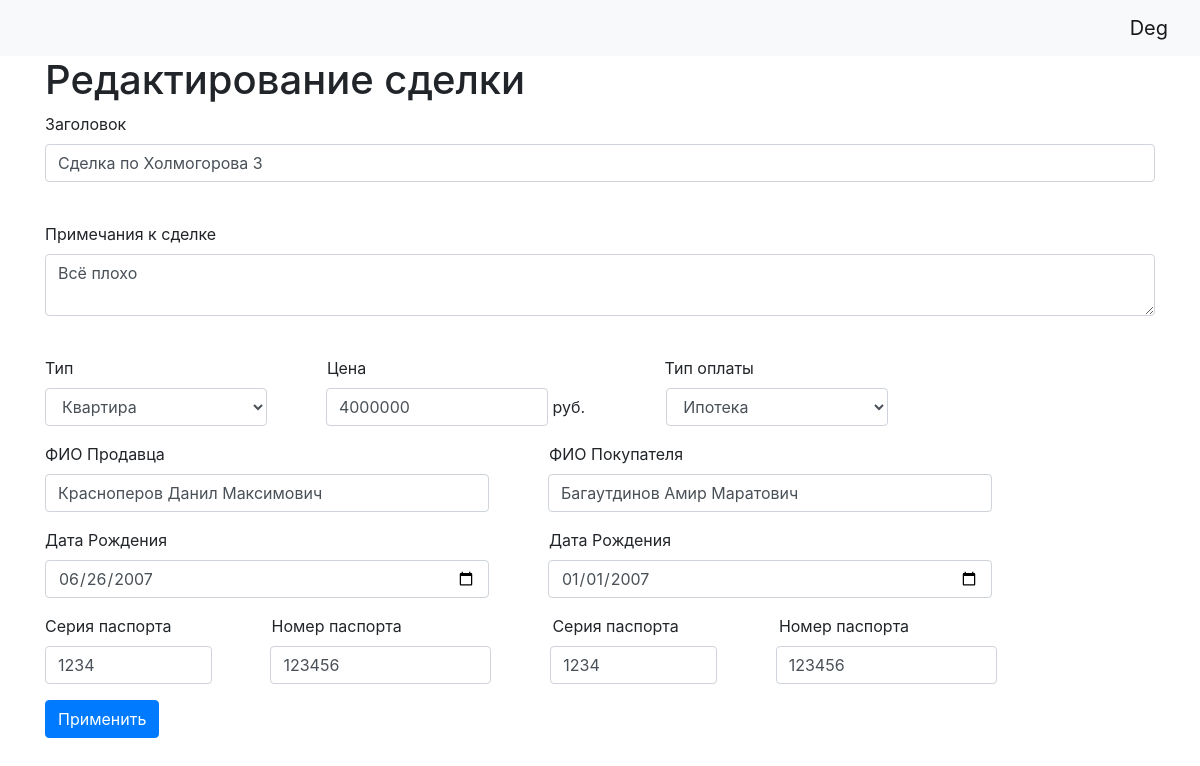
The app's page /cdel/1 (signed in) with its own data.
### data/users.py (models this page shows, shortened)
class User(SqlAlchemyBase, UserMixin, SerializerMixin):
    __tablename__ = 'users'
    id = sqlalchemy.Column(sqlalchemy.Integer,
                           primary_key=True, autoincrement=True)
    name = sqlalchemy.Column(sqlalchemy.String, nullable=True)
    about = sqlalchemy.Column(sqlalchemy.String, nullable=True)
    email = sqlalchemy.Column(sqlalchemy.String,
                              index=True, unique=True, nullable=True)
    hashed_password = sqlalchemy.Column(sqlalchemy.String, nullable=True)
    created_date = sqlalchemy.Column(sqlalchemy.DateTime,
                                     default=datetime.datetime.now)
    cdel = orm.relationship("CDEL", back_populates='user')

### data/cdel.py (models this page shows)
class CDEL(SqlAlchemyBase):
    __tablename__ = 'cdel'
    id = sqlalchemy.Column(sqlalchemy.Integer,
                           primary_key=True, autoincrement=True)
    title = sqlalchemy.Column(sqlalchemy.String, nullable=True)
    content = sqlalchemy.Column(sqlalchemy.String, nullable=True)
    created_date = sqlalchemy.Column(sqlalchemy.DateTime,
                                     default=datetime.datetime.now)
    is_private = sqlalchemy.Column(sqlalchemy.Boolean, default=True)
    typef = sqlalchemy.Column(sqlalchemy.String, nullable=True)
    price = sqlalchemy.Column(sqlalchemy.Integer, nullable=True)
    price_type = sqlalchemy.Column(sqlalchemy.String, nullable=True)
    pr_fio = sqlalchemy.Column(sqlalchemy.String, nullable=True)
    po_fio = sqlalchemy.Column(sqlalchemy.String, nullable=True)
    pr_data = sqlalchemy.Column(sqlalchemy.DateTime, nullable=True)
    po_data = sqlalchemy.Column(sqlalchemy.DateTime, nullable=True)
    pr_cer = sqlalchemy.Column(sqlalchemy.Integer, nullable=True)
    pr_no = sqlalchemy.Column(sqlalchemy.Integer, nullable=True)
    po_cer = sqlalchemy.Column(sqlalchemy.Integer, nullable=True)
    po_no = sqlalchemy.Column(sqlalchemy.Integer, nullable=True)
    user_id = sqlalchemy.Column(sqlalchemy.Integer,
                                sqlalchemy.ForeignKey("users.id"))
    user = orm.relationship('User')

### main.py (the view, shortened to what this page needs)
@app.route('/cdel/<int:id>', methods=['GET', 'POST'])
@login_required
def edit_news(id):
    form = CdelForm()
    if request.method == "GET":
        db_sess = db_session.create_session()
        cdel = db_sess.query(CDEL).filter(CDEL.id == id,
                                          CDEL.user == current_user
                                          ).first()
        if cdel:
            form.title.data = cdel.title
            form.content.data = cdel.content
            form.is_private.data = cdel.is_private
            form.typef.data = cdel.typef
            form.price.data = cdel.price
            form.price_type.data = cdel.price_type
            form.pr_fio.data = cdel.pr_fio
            form.po_fio.data = cdel.po_fio
            form.pr_data.data = cdel.pr_data
            form.po_data.data = cdel.po_data
            form.pr_cer.data = cdel.pr_cer
            form.pr_no.data = cdel.pr_no
            form.po_cer.data = cdel.po_cer
            form.po_no.data = cdel.po_no
        else:
            abort(404)
    return render_template('cdel.html',
                           title='Редактирование сделки',
                           form=form
                           )

### forms/cdel.py
class CdelForm(FlaskForm):
    emty = StringField("  ")
    title = StringField('Заголовок', validators=[DataRequired()])
    content = TextAreaField("Примечания к сделке")
    typef = SelectField("Тип", choices=["Дом с землёй", "Квартира", "Комната", "Участок земли"])
    price = IntegerField("Цена")
    price_type = SelectField("Тип оплаты", choices=["Наличные", "Ипотека"])
    pr_fio = StringField("ФИО Продавца")
    po_fio = StringField("ФИО Покупателя")
    pr_data = DateField("Дата Рождения")
    po_data = DateField("Дата Рождения")
    pr_cer = IntegerField("Серия паспорта")
    pr_no = IntegerField("Номер паспорта")
    po_cer = IntegerField("Серия паспорта")
    po_no = IntegerField("Номер паспорта")
    is_private = BooleanField("Личное")
    submit = SubmitField('Применить')

### data/db_session.py (called while the page is built)
def create_session() -> Session:
    global __factory
    return __factory()

### main.py (called while the page is built)
@login_manager.user_loader
def load_user(user_id):
    db_sess = db_session.create_session()
    return db_sess.query(User).get(user_id)

### templates/cdel.html (shortened to what this page needs)
{% extends "base.html" %}
{% block content %}
<h1>{{title}}</h1>
<form action="" method="post">
    <p>
        {{ form.title.label }}<br>
        {{ form.title(class="form-control") }}<br>
    </p>
    <p>
        {{ form.content.label }}<br>
        {{ form.content(class="form-control") }}<br>
    </p>
    <p>
        {{ form.typef.label (style="width:25%;")}}
        {{ form.price.label (style="width:30%;")}}
        {{ form.price_type.label (style="width:25%;")}}<br>
        {{ form.typef(class="form-control", style="display:inline;width:20%") }}
        {{ form.price(class="form-control", style="display:inline;width:20%") }}
        {{ "руб."}}
        {{ form.price_type(class="form-control", style="display:inline;width:20%") }}<br>
    </p>
    <p>
        {{ form.pr_fio.label (style="width:45%;")}}
        {{ form.po_fio.label (style="width:30%;")}}<br>
        {{ form.pr_fio(class="form-control", style="display:inline;width:40%") }}
        {{ form.po_fio(class="form-control", style="display:inline;width:40%") }}<br>
    </p>
    <p>
        {{ form.pr_data.label (style="width:45%;")}}
        {{ form.po_data.label (style="width:30%;")}}<br>
        {{ form.pr_data(class="form-control", style="display:inline;width:40%") }}
        {{ form.po_data(class="form-control", style="display:inline;width:40%") }}<br>
    </p>
    {{ form.pr_cer.label (style="width:20%;")}}
        {{ form.pr_no.label (style="width:24.9%;")}}
    {{ form.po_cer.label (style="width:20%;")}}
        {{ form.po_no.label (style="width:30%;")}}<br>
        {{ form.pr_no(class="form-control", style="display:inline;width:15%") }}
        {{ form.pr_cer(class="form-control", style="display:inline;width:19.9%") }}
    {{ form.po_no(class="form-control", style="display:inline;width:15%") }}
        {{ form.po_cer(class="form-control", style="display:inline;width:19.9%") }}<br>
    <p>{{ form.submit(type="submit", class="btn btn-primary") }}</p>
</form>
{% endblock %}

### templates/base.html (shortened to what this page needs)
<!doctype html>
<html lang="en">
<head>
    <link rel="stylesheet"
          href="https://stackpath.bootstrapcdn.com/bootstrap/4.4.1/css/bootstrap.min.css"
>
</head>
<body>
<header>
    <nav class="navbar navbar-light bg-light">
        {% if current_user.is_authenticated %}
    <a class="navbar-brand" href="/logout">{{ current_user.name }}</a>
{% else %}
    <p>
        <a class="btn btn-primary " href="/register">Зарегистрироваться</a>
        <a class="btn btn-success" href="/login">Войти</a>
    </p>
{% endif %}
    </nav>
</header>
<main role="main" class="container">
    {% block content %}{% endblock %}
</main>
</body>
</html>

### records on screen
User: name "Deg"
CDEL: title "Сделка по Холмогорова 3", content "Всё плохо", typef "Квартира", price "4000000", price_type "Ипотека", pr_fio "Красноперов Данил Максимович", po_fio "Багаутдинов Амир Маратович", pr_data "06/26/2007", po_data "01/01/2007", pr_no "1234", pr_cer "123456", po_no "1234", po_cer "123456"

### other values on screen
{{ title }} "Редактирование сделки"
{{ "руб." }} "руб."
